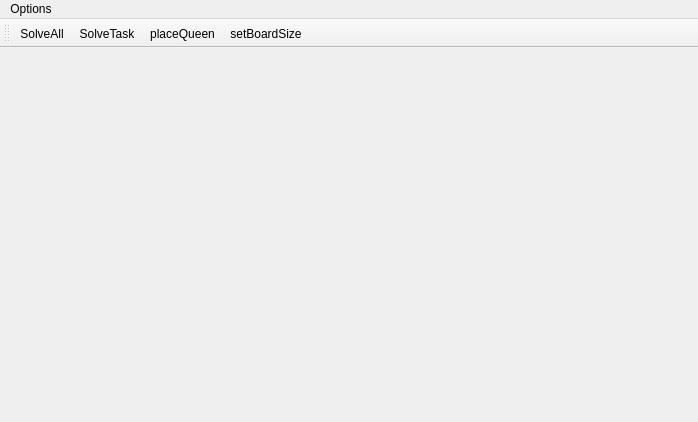
<?xml version="1.0" encoding="UTF-8"?>
<ui version="4.0">
 <class>MainWindow</class>
 <widget class="QMainWindow" name="MainWindow">
  <property name="geometry">
   <rect>
    <x>0</x>
    <y>0</y>
    <width>698</width>
    <height>422</height>
   </rect>
  </property>
  <property name="windowTitle">
   <string>MainWindow</string>
  </property>
  <widget class="QWidget" name="centralWidget"/>
  <widget class="QMenuBar" name="menuBar">
   <property name="geometry">
    <rect>
     <x>0</x>
     <y>0</y>
     <width>698</width>
     <height>21</height>
    </rect>
   </property>
   <widget class="QMenu" name="menuOptions">
    <property name="title">
     <string>Options</string>
    </property>
    <addaction name="actionHelp"/>
    <addaction name="actionAbout"/>
    <addaction name="actionChoose_out_file"/>
   </widget>
   <addaction name="menuOptions"/>
  </widget>
  <widget class="QToolBar" name="mainToolBar">
   <attribute name="toolBarArea">
    <enum>TopToolBarArea</enum>
   </attribute>
   <attribute name="toolBarBreak">
    <bool>false</bool>
   </attribute>
   <addaction name="actionSolveAll"/>
   <addaction name="actionSolveTask"/>
   <addaction name="actionplaceQueen"/>
   <addaction name="actionsetBoardSize"/>
  </widget>
  <action name="actionSolveAll">
   <property name="text">
    <string>SolveAll</string>
   </property>
   <property name="toolTip">
    <string>SolveAll</string>
   </property>
  </action>
  <action name="actionSolveTask">
   <property name="text">
    <string>SolveTask</string>
   </property>
   <property name="toolTip">
    <string>SolveTask</string>
   </property>
  </action>
  <action name="actionplaceQueen">
   <property name="text">
    <string>placeQueen</string>
   </property>
  </action>
  <action name="actionsetBoardSize">
   <property name="text">
    <string>setBoardSize</string>
   </property>
   <property name="toolTip">
    <string>setBoardSize</string>
   </property>
  </action>
  <action name="actionHelp">
   <property name="text">
    <string>Help</string>
   </property>
   <property name="shortcut">
    <string>F1</string>
   </property>
  </action>
  <action name="actionAbout">
   <property name="text">
    <string>About</string>
   </property>
   <property name="shortcut">
    <string>F2</string>
   </property>
  </action>
  <action name="actionChoose_out_file">
   <property name="text">
    <string>Choose out file</string>
   </property>
  </action>
 </widget>
 <layoutdefault spacing="6" margin="11"/>
 <resources/>
 <connections/>
</ui>
